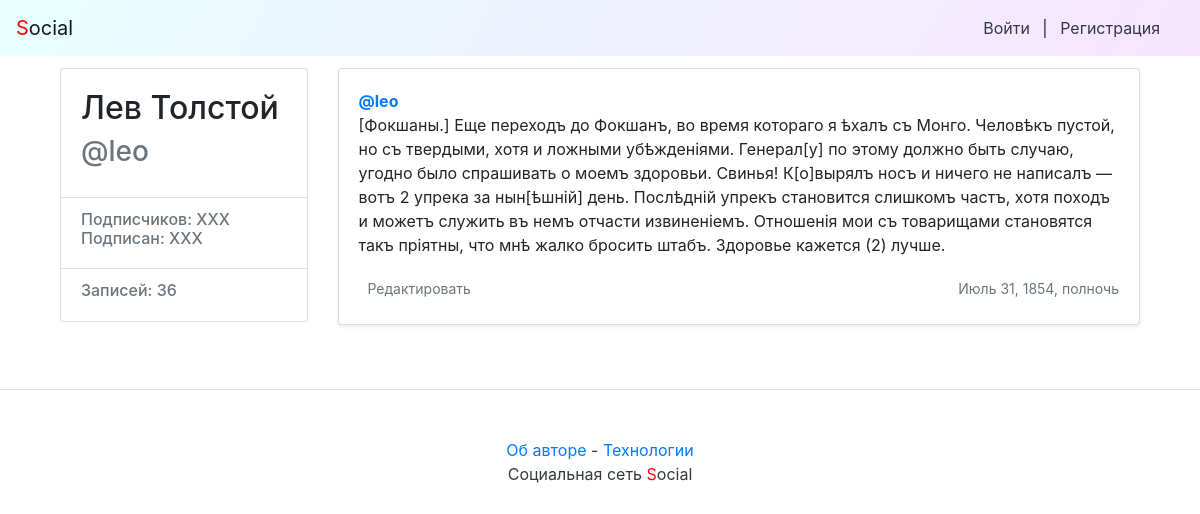
/leo/37/, run on an earlier commit of the app's database.
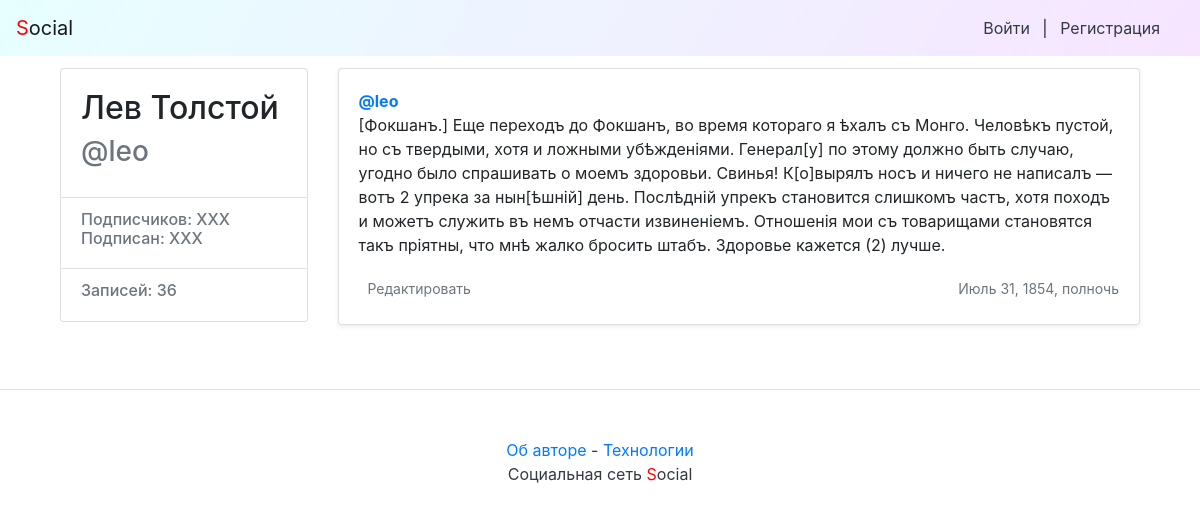
And on a later commit of the database.
### posts/models.py (models this page shows, shortened)
class Post(models.Model):
    text = models.TextField()
    pub_date = models.DateTimeField('date published', auto_now_add=True)
    author = models.ForeignKey(User, on_delete=models.CASCADE, related_name='posts')
    group = models.ForeignKey('Group', on_delete=models.SET_NULL,
                              blank=True, null=True, related_name='posts')
    image = models.ImageField(upload_to='posts/', blank=True, null=True)
    class Meta:
        ordering = ["-pub_date"]

### posts/views.py (the view, shortened to what this page needs)
# urls.py: path('<str:username>/<int:post_id>/', views.post_view, name='post'),
def post_view(request, username, post_id):
    post = get_object_or_404(Post, pk=post_id)
    form = CommentForm(request.POST or None)
    context = {
        'post': post,
        'form': form,
        'items': post.comments.all(),
    }
    return render(request, 'posts/post.html', context)

### social/context_processors.py (called while the page is built)
def year(request):
    year = dt.datetime.now().year
    return {'year': year}

### posts/templates/posts/post.html (shortened to what this page needs)
{% extends 'base.html' %}
{% block content %}
<main role="main" class="container">
    <div class="row">
        <div class="col-md-3 mb-3 mt-1">
            <div class="card">
                <div class="card-body">
                    <div class="h2">
                        {{ post.author.get_full_name }}
                    </div>
                    <div class="h3 text-muted">
                        @{{ post.author }}
                    </div>
                </div>
                <ul class="list-group list-group-flush">
                    <li class="list-group-item">
                        <div class="h6 text-muted">
                            Подписчиков: XXX <br/>
                            Подписан: XXX
                        </div>
                    </li>
                    <li class="list-group-item">
                        <div class="h6 text-muted">
                            Записей: {{ post.author.posts.count }}
                        </div>
                    </li>
                </ul>
            </div>
        </div>
        <div class="col-md-9">
            <div class="card mb-3 mt-1 shadow-sm">
                {% load thumbnail %}
                <div class="card-body">
                    <p class="card-text">
                        <a href="{% url 'profile' post.author %}"><strong class="d-block text-gray-dark">@{{ post.author.username }}</strong></a>
                        {{ post.text|linebreaksbr }}
                    </p>
                    <div class="d-flex justify-content-between align-items-center">
                        <div class="btn-group ">
                            <a class="btn btn-sm text-muted" href="{% url 'post_edit' post.author post.id %}" role="button">Редактировать</a>
                        </div>
                        <small class="text-muted">{{ post.pub_date }}</small>
                    </div>
                </div>
            </div>
        </div>
    </div>
</main>
{% endblock %}

What changed in the data, as far as the page shows it:
changed Post "Июль 31, 1854, полночь": text "[Фокшаны.] Еще переходъ до Фокшанъ,…" → "[Фокшанъ.] Еще переходъ до Фокшанъ,…"
